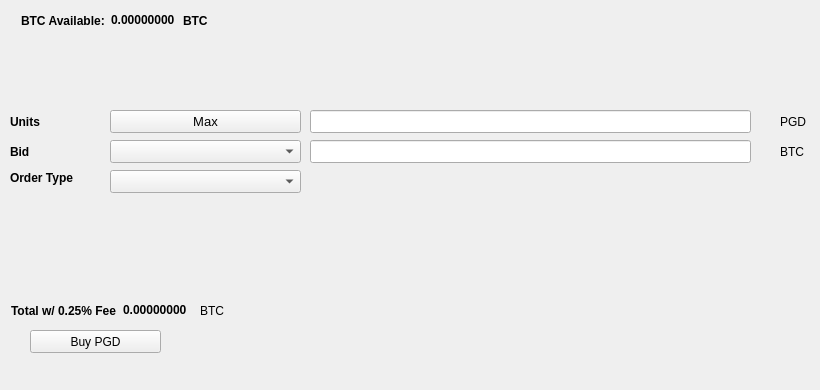
   <widget class="QWidget" name="BuyTab">
    <attribute name="title">
     <string>Buy</string>
    </attribute>
    <widget class="QPushButton" name="BuyPGD">
     <property name="geometry">
      <rect>
       <x>30</x>
       <y>330</y>
       <width>131</width>
       <height>23</height>
      </rect>
     </property>
     <property name="text">
      <string>Buy PGD</string>
     </property>
     <property name="icon">
      <iconset resource="../promoguild.qrc">
       <normaloff>:/icons/bitcoin</normaloff>:/icons/bitcoin</iconset>
     </property>
    </widget>
    <widget class="QLabel" name="label_3">
     <property name="geometry">
      <rect>
       <x>10</x>
       <y>110</y>
       <width>46</width>
       <height>23</height>
      </rect>
     </property>
     <property name="font">
      <font>
       <weight>75</weight>
       <bold>true</bold>
      </font>
     </property>
     <property name="text">
      <string>Units</string>
     </property>
    </widget>
    <widget class="QLineEdit" name="UnitsInput">
     <property name="geometry">
      <rect>
       <x>310</x>
       <y>110</y>
       <width>441</width>
       <height>23</height>
      </rect>
     </property>
     <property name="font">
      <font>
       <pointsize>9</pointsize>
       <weight>75</weight>
       <bold>true</bold>
      </font>
     </property>
    </widget>
    <widget class="QLineEdit" name="BuyBidPriceEdit">
     <property name="geometry">
      <rect>
       <x>310</x>
       <y>140</y>
       <width>441</width>
       <height>23</height>
      </rect>
     </property>
     <property name="font">
      <font>
       <pointsize>9</pointsize>
       <weight>75</weight>
       <bold>true</bold>
      </font>
     </property>
    </widget>
    <widget class="QLabel" name="label_4">
     <property name="geometry">
      <rect>
       <x>780</x>
       <y>110</y>
       <width>31</width>
       <height>23</height>
      </rect>
     </property>
     <property name="text">
      <string>PGD</string>
     </property>
    </widget>
    <widget class="QLabel" name="label_5">
     <property name="geometry">
      <rect>
       <x>780</x>
       <y>140</y>
       <width>31</width>
       <height>23</height>
      </rect>
     </property>
     <property name="text">
      <string>BTC</string>
     </property>
    </widget>
    <widget class="QLabel" name="label_6">
     <property name="geometry">
      <rect>
       <x>10</x>
       <y>140</y>
       <width>46</width>
       <height>23</height>
      </rect>
     </property>
     <property name="font">
      <font>
       <weight>75</weight>
       <bold>true</bold>
      </font>
     </property>
     <property name="text">
      <string>Bid</string>
     </property>
    </widget>
    <widget class="QLabel" name="label_7">
     <property name="geometry">
      <rect>
       <x>10</x>
       <y>170</y>
       <width>91</width>
       <height>16</height>
      </rect>
     </property>
     <property name="font">
      <font>
       <weight>75</weight>
       <bold>true</bold>
      </font>
     </property>
     <property name="text">
      <string>Order Type</string>
     </property>
    </widget>
    <widget class="QPushButton" name="Buy_Max_Amount">
     <property name="geometry">
      <rect>
       <x>110</x>
       <y>110</y>
       <width>191</width>
       <height>23</height>
      </rect>
     </property>
     <property name="font">
      <font>
       <pointsize>10</pointsize>
      </font>
     </property>
     <property name="text">
      <string>Max</string>
     </property>
    </widget>
    <widget class="QComboBox" name="BuyBidcomboBox">
     <property name="geometry">
      <rect>
       <x>110</x>
       <y>140</y>
       <width>191</width>
       <height>23</height>
      </rect>
     </property>
     <property name="font">
      <font>
       <pointsize>10</pointsize>
      </font>
     </property>
    </widget>
    <widget class="QComboBox" name="buyOrdertypeCombo">
     <property name="geometry">
      <rect>
       <x>110</x>
       <y>170</y>
       <width>191</width>
       <height>23</height>
      </rect>
     </property>
     <property name="font">
      <font>
       <pointsize>10</pointsize>
      </font>
     </property>
    </widget>
    <widget class="QWidget" name="layoutWidget1">
     <property name="geometry">
      <rect>
       <x>21</x>
       <y>11</y>
       <width>227</width>
       <height>19</height>
      </rect>
     </property>
     <layout class="QHBoxLayout" name="horizontalLayout_3">
      <item>
       <widget class="QLabel" name="label232">
        <property name="font">
         <font>
          <weight>75</weight>
          <bold>true</bold>
         </font>
        </property>
        <property name="text">
         <string>BTC Available:</string>
        </property>
       </widget>
      </item>
      <item>
       <widget class="QLabel" name="BtcAvailableLbl">
        <property name="palette">
         <palette>
          <active>
           <colorrole role="WindowText">
            <brush brushstyle="SolidPattern">
             <color alpha="255">
              <red>0</red>
              <green>0</green>
              <blue>0</blue>
             </color>
            </brush>
           </colorrole>
           <colorrole role="Button">
            <brush brushstyle="SolidPattern">
             <color alpha="255">
              <red>0</red>
              <green>170</green>
              <blue>0</blue>
             </color>
            </brush>
           </colorrole>
           <colorrole role="Light">
            <brush brushstyle="SolidPattern">
             <color alpha="255">
              <red>0</red>
              <green>255</green>
              <blue>0</blue>
             </color>
            </brush>
           </colorrole>
           <colorrole role="Midlight">
            <brush brushstyle="SolidPattern">
             <color alpha="255">
              <red>0</red>
              <green>212</green>
              <blue>0</blue>
             </color>
            </brush>
           </colorrole>
           <colorrole role="Dark">
            <brush brushstyle="SolidPattern">
             <color alpha="255">
              <red>0</red>
              <green>85</green>
              <blue>0</blue>
             </color>
            </brush>
           </colorrole>
           <colorrole role="Mid">
            <brush brushstyle="SolidPattern">
             <color alpha="255">
              <red>0</red>
              <green>113</green>
              <blue>0</blue>
             </color>
            </brush>
           </colorrole>
           <colorrole role="Text">
            <brush brushstyle="SolidPattern">
             <color alpha="255">
              <red>0</red>
              <green>170</green>
              <blue>0</blue>
             </color>
            </brush>
           </colorrole>
           <colorrole role="BrightText">
            <brush brushstyle="SolidPattern">
             <color alpha="255">
              <red>255</red>
              <green>255</green>
              <blue>255</blue>
             </color>
            </brush>
           </colorrole>
           <colorrole role="ButtonText">
            <brush brushstyle="SolidPattern">
             <color alpha="255">
              <red>0</red>
              <green>0</green>
              <blue>0</blue>
             </color>
            </brush>
           </colorrole>
           <colorrole role="Base">
            <brush brushstyle="SolidPattern">
             <color alpha="255">
              <red>255</red>
              <green>255</green>
              <blue>255</blue>
             </color>
            </brush>
           </colorrole>
           <colorrole role="Window">
            <brush brushstyle="SolidPattern">
             <color alpha="255">
              <red>0</red>
              <green>170</green>
              <blue>0</blue>
             </color>
            </brush>
           </colorrole>
           <colorrole role="Shadow">
            <brush brushstyle="SolidPattern">
             <color alpha="255">
              <red>0</red>
              <green>0</green>
              <blue>0</blue>
             </color>
            </brush>
           </colorrole>
           <colorrole role="AlternateBase">
            <brush brushstyle="SolidPattern">
             <color alpha="255">
              <red>127</red>
              <green>212</green>
              <blue>127</blue>
             </color>
            </brush>
           </colorrole>
           <colorrole role="ToolTipBase">
            <brush brushstyle="SolidPattern">
             <color alpha="255">
              <red>255</red>
              <green>255</green>
              <blue>220</blue>
             </color>
            </brush>
           </colorrole>
           <colorrole role="ToolTipText">
            <brush brushstyle="SolidPattern">
             <color alpha="255">
              <red>0</red>
              <green>0</green>
              <blue>0</blue>
             </color>
            </brush>
           </colorrole>
          </active>
          <inactive>
           <colorrole role="WindowText">
            <brush brushstyle="SolidPattern">
             <color alpha="255">
              <red>0</red>
              <green>0</green>
              <blue>0</blue>
             </color>
            </brush>
           </colorrole>
           <colorrole role="Button">
            <brush brushstyle="SolidPattern">
             <color alpha="255">
              <red>0</red>
              <green>170</green>
              <blue>0</blue>
             </color>
            </brush>
           </colorrole>
           <colorrole role="Light">
            <brush brushstyle="SolidPattern">
             <color alpha="255">
              <red>0</red>
              <green>255</green>
              <blue>0</blue>
             </color>
            </brush>
           </colorrole>
           <colorrole role="Midlight">
            <brush brushstyle="SolidPattern">
             <color alpha="255">
              <red>0</red>
              <green>212</green>
              <blue>0</blue>
             </color>
            </brush>
           </colorrole>
           <colorrole role="Dark">
            <brush brushstyle="SolidPattern">
             <color alpha="255">
              <red>0</red>
              <green>85</green>
              <blue>0</blue>
             </color>
            </brush>
           </colorrole>
           <colorrole role="Mid">
            <brush brushstyle="SolidPattern">
             <color alpha="255">
              <red>0</red>
              <green>113</green>
              <blue>0</blue>
             </color>
            </brush>
           </colorrole>
           <colorrole role="Text">
            <brush brushstyle="SolidPattern">
             <color alpha="255">
              <red>0</red>
              <green>170</green>
              <blue>0</blue>
             </color>
            </brush>
           </colorrole>
           <colorrole role="BrightText">
            <brush brushstyle="SolidPattern">
             <color alpha="255">
              <red>255</red>
              <green>255</green>
              <blue>255</blue>
             </color>
            </brush>
           </colorrole>
           <colorrole role="ButtonText">
            <brush brushstyle="SolidPattern">
             <color alpha="255">
              <red>0</red>
              <green>0</green>
              <blue>0</blue>
             </color>
            </brush>
           </colorrole>
           <colorrole role="Base">
            <brush brushstyle="SolidPattern">
             <color alpha="255">
              <red>255</red>
              <green>255</green>
              <blue>255</blue>
             </color>
            </brush>
           </colorrole>
           <colorrole role="Window">
            <brush brushstyle="SolidPattern">
             <color alpha="255">
              <red>0</red>
              <green>170</green>
              <blue>0</blue>
             </color>
            </brush>
           </colorrole>
           <colorrole role="Shadow">
            <brush brushstyle="SolidPattern">
             <color alpha="255">
              <red>0</red>
              <green>0</green>
              <blue>0</blue>
             </color>
            </brush>
           </colorrole>
           <colorrole role="AlternateBase">
            <brush brushstyle="SolidPattern">
             <color alpha="255">
              <red>127</red>
              <green>212</green>
              <blue>127</blue>
             </color>
            </brush>
           </colorrole>
           <colorrole role="ToolTipBase">
            <brush brushstyle="SolidPattern">
             <color alpha="255">
              <red>255</red>
              <green>255</green>
              <blue>220</blue>
             </color>
            </brush>
           </colorrole>
           <colorrole role="ToolTipText">
            <brush brushstyle="SolidPattern">
             <color alpha="255">
              <red>0</red>
              <green>0</green>
              <blue>0</blue>
             </color>
            </brush>
           </colorrole>
          </inactive>
          <disabled>
           <colorrole role="WindowText">
            <brush brushstyle="SolidPattern">
             <color alpha="255">
              <red>0</red>
              <green>85</green>
              <blue>0</blue>
             </color>
            </brush>
           </colorrole>
           <colorrole role="Button">
            <brush brushstyle="SolidPattern">
             <color alpha="255">
              <red>0</red>
              <green>170</green>
              <blue>0</blue>
             </color>
            </brush>
           </colorrole>
           <colorrole role="Light">
            <brush brushstyle="SolidPattern">
             <color alpha="255">
              <red>0</red>
              <green>255</green>
              <blue>0</blue>
             </color>
            </brush>
           </colorrole>
           <colorrole role="Midlight">
            <brush brushstyle="SolidPattern">
             <color alpha="255">
              <red>0</red>
              <green>212</green>
              <blue>0</blue>
             </color>
            </brush>
           </colorrole>
           <colorrole role="Dark">
            <brush brushstyle="SolidPattern">
             <color alpha="255">
              <red>0</red>
              <green>85</green>
              <blue>0</blue>
             </color>
            </brush>
           </colorrole>
           <colorrole role="Mid">
            <brush brushstyle="SolidPattern">
             <color alpha="255">
              <red>0</red>
              <green>113</green>
              <blue>0</blue>
             </color>
            </brush>
           </colorrole>
           <colorrole role="Text">
            <brush brushstyle="SolidPattern">
             <color alpha="255">
              <red>0</red>
              <green>85</green>
              <blue>0</blue>
             </color>
            </brush>
           </colorrole>
           <colorrole role="BrightText">
            <brush brushstyle="SolidPattern">
             <color alpha="255">
              <red>255</red>
              <green>255</green>
              <blue>255</blue>
             </color>
            </brush>
           </colorrole>
           <colorrole role="ButtonText">
            <brush brushstyle="SolidPattern">
             <color alpha="255">
              <red>0</red>
              <green>85</green>
              <blue>0</blue>
             </color>
            </brush>
           </colorrole>
           <colorrole role="Base">
            <brush brushstyle="SolidPattern">
             <color alpha="255">
              <red>0</red>
              <green>170</green>
              <blue>0</blue>
             </color>
            </brush>
           </colorrole>
           <colorrole role="Window">
            <brush brushstyle="SolidPattern">
             <color alpha="255">
              <red>0</red>
              <green>170</green>
              <blue>0</blue>
             </color>
            </brush>
           </colorrole>
           <colorrole role="Shadow">
            <brush brushstyle="SolidPattern">
             <color alpha="255">
              <red>0</red>
              <green>0</green>
              <blue>0</blue>
             </color>
            </brush>
           </colorrole>
           <colorrole role="AlternateBase">
            <brush brushstyle="SolidPattern">
             <color alpha="255">
              <red>0</red>
              <green>170</green>
              <blue>0</blue>
             </color>
            </brush>
           </colorrole>
           <colorrole role="ToolTipBase">
            <brush brushstyle="SolidPattern">
             <color alpha="255">
              <red>255</red>
              <green>255</green>
              <blue>220</blue>
             </color>
            </brush>
           </colorrole>
           <colorrole role="ToolTipText">
            <brush brushstyle="SolidPattern">
             <color alpha="255">
              <red>0</red>
              <green>0</green>
              <blue>0</blue>
             </color>
            </brush>
           </colorrole>
          </disabled>
         </palette>
        </property>
        <property name="font">
         <font>
          <weight>75</weight>
          <bold>true</bold>
         </font>
        </property>
        <property name="text">
         <string>0.00000000</string>
        </property>
        <property name="textInteractionFlags">
         <set>Qt::LinksAccessibleByMouse|Qt::TextSelectableByKeyboard|Qt::TextSelectableByMouse</set>
        </property>
       </widget>
      </item>
      <item>
       <widget class="QLabel" name="BtcAvailableLbl_2">
        <property name="font">
         <font>
          <weight>75</weight>
          <bold>true</bold>
         </font>
        </property>
        <property name="text">
         <string>BTC</string>
        </property>
       </widget>
      </item>
     </layout>
    </widget>
    <widget class="QWidget" name="layoutWidge2">
     <property name="geometry">
      <rect>
       <x>11</x>
       <y>301</y>
       <width>259</width>
       <height>19</height>
      </rect>
     </property>
     <layout class="QHBoxLayout" name="horizontalLayout_4">
      <item>
       <widget class="QLabel" name="label_9">
        <property name="font">
         <font>
          <weight>75</weight>
          <bold>true</bold>
         </font>
        </property>
        <property name="text">
         <string>Total w/ 0.25% Fee</string>
        </property>
       </widget>
      </item>
      <item>
       <widget class="QLabel" name="BuyCostLabel">
        <property name="palette">
         <palette>
          <active>
           <colorrole role="WindowText">
            <brush brushstyle="SolidPattern">
             <color alpha="255">
              <red>0</red>
              <green>0</green>
              <blue>0</blue>
             </color>
            </brush>
           </colorrole>
           <colorrole role="Button">
            <brush brushstyle="SolidPattern">
             <color alpha="255">
              <red>0</red>
              <green>170</green>
              <blue>0</blue>
             </color>
            </brush>
           </colorrole>
           <colorrole role="Light">
            <brush brushstyle="SolidPattern">
             <color alpha="255">
              <red>0</red>
              <green>255</green>
              <blue>0</blue>
             </color>
            </brush>
           </colorrole>
           <colorrole role="Midlight">
            <brush brushstyle="SolidPattern">
             <color alpha="255">
              <red>0</red>
              <green>212</green>
              <blue>0</blue>
             </color>
            </brush>
           </colorrole>
           <colorrole role="Dark">
            <brush brushstyle="SolidPattern">
             <color alpha="255">
              <red>0</red>
              <green>85</green>
              <blue>0</blue>
             </color>
            </brush>
           </colorrole>
           <colorrole role="Mid">
            <brush brushstyle="SolidPattern">
             <color alpha="255">
              <red>0</red>
              <green>113</green>
              <blue>0</blue>
             </color>
            </brush>
           </colorrole>
           <colorrole role="Text">
            <brush brushstyle="SolidPattern">
             <color alpha="255">
              <red>0</red>
              <green>170</green>
              <blue>0</blue>
             </color>
            </brush>
           </colorrole>
           <colorrole role="BrightText">
            <brush brushstyle="SolidPattern">
             <color alpha="255">
              <red>255</red>
              <green>255</green>
              <blue>255</blue>
             </color>
            </brush>
           </colorrole>
           <colorrole role="ButtonText">
            <brush brushstyle="SolidPattern">
             <color alpha="255">
              <red>0</red>
              <green>0</green>
              <blue>0</blue>
             </color>
            </brush>
           </colorrole>
           <colorrole role="Base">
            <brush brushstyle="SolidPattern">
             <color alpha="255">
              <red>255</red>
              <green>255</green>
              <blue>255</blue>
             </color>
            </brush>
           </colorrole>
           <colorrole role="Window">
            <brush brushstyle="SolidPattern">
             <color alpha="255">
              <red>0</red>
              <green>170</green>
              <blue>0</blue>
             </color>
            </brush>
           </colorrole>
           <colorrole role="Shadow">
            <brush brushstyle="SolidPattern">
             <color alpha="255">
              <red>0</red>
              <green>0</green>
              <blue>0</blue>
             </color>
            </brush>
           </colorrole>
           <colorrole role="AlternateBase">
            <brush brushstyle="SolidPattern">
             <color alpha="255">
              <red>127</red>
              <green>212</green>
              <blue>127</blue>
             </color>
            </brush>
           </colorrole>
           <colorrole role="ToolTipBase">
            <brush brushstyle="SolidPattern">
             <color alpha="255">
              <red>255</red>
              <green>255</green>
              <blue>220</blue>
             </color>
            </brush>
           </colorrole>
           <colorrole role="ToolTipText">
            <brush brushstyle="SolidPattern">
             <color alpha="255">
              <red>0</red>
              <green>0</green>
              <blue>0</blue>
             </color>
            </brush>
           </colorrole>
          </active>
          <inactive>
           <colorrole role="WindowText">
            <brush brushstyle="SolidPattern">
             <color alpha="255">
              <red>0</red>
              <green>0</green>
              <blue>0</blue>
             </color>
            </brush>
           </colorrole>
           <colorrole role="Button">
            <brush brushstyle="SolidPattern">
             <color alpha="255">
              <red>0</red>
              <green>170</green>
              <blue>0</blue>
             </color>
            </brush>
           </colorrole>
           <colorrole role="Light">
            <brush brushstyle="SolidPattern">
             <color alpha="255">
              <red>0</red>
              <green>255</green>
              <blue>0</blue>
             </color>
            </brush>
           </colorrole>
           <colorrole role="Midlight">
            <brush brushstyle="SolidPattern">
             <color alpha="255">
              <red>0</red>
              <green>212</green>
              <blue>0</blue>
             </color>
            </brush>
           </colorrole>
           <colorrole role="Dark">
            <brush brushstyle="SolidPattern">
             <color alpha="255">
              <red>0</red>
              <green>85</green>
              <blue>0</blue>
             </color>
            </brush>
           </colorrole>
           <colorrole role="Mid">
            <brush brushstyle="SolidPattern">
             <color alpha="255">
              <red>0</red>
              <green>113</green>
              <blue>0</blue>
             </color>
            </brush>
           </colorrole>
           <colorrole role="Text">
            <brush brushstyle="SolidPattern">
             <color alpha="255">
              <red>0</red>
              <green>170</green>
              <blue>0</blue>
             </color>
            </brush>
           </colorrole>
           <colorrole role="BrightText">
            <brush brushstyle="SolidPattern">
             <color alpha="255">
              <red>255</red>
              <green>255</green>
              <blue>255</blue>
             </color>
            </brush>
           </colorrole>
           <colorrole role="ButtonText">
            <brush brushstyle="SolidPattern">
             <color alpha="255">
              <red>0</red>
              <green>0</green>
              <blue>0</blue>
             </color>
            </brush>
           </colorrole>
           <colorrole role="Base">
            <brush brushstyle="SolidPattern">
             <color alpha="255">
              <red>255</red>
              <green>255</green>
              <blue>255</blue>
             </color>
            </brush>
           </colorrole>
           <colorrole role="Window">
            <brush brushstyle="SolidPattern">
             <color alpha="255">
              <red>0</red>
              <green>170</green>
              <blue>0</blue>
             </color>
            </brush>
           </colorrole>
           <colorrole role="Shadow">
            <brush brushstyle="SolidPattern">
             <color alpha="255">
              <red>0</red>
              <green>0</green>
              <blue>0</blue>
             </color>
            </brush>
           </colorrole>
           <colorrole role="AlternateBase">
            <brush brushstyle="SolidPattern">
             <color alpha="255">
              <red>127</red>
              <green>212</green>
              <blue>127</blue>
             </color>
            </brush>
           </colorrole>
           <colorrole role="ToolTipBase">
            <brush brushstyle="SolidPattern">
             <color alpha="255">
              <red>255</red>
              <green>255</green>
              <blue>220</blue>
             </color>
            </brush>
           </colorrole>
           <colorrole role="ToolTipText">
            <brush brushstyle="SolidPattern">
             <color alpha="255">
              <red>0</red>
              <green>0</green>
              <blue>0</blue>
             </color>
            </brush>
           </colorrole>
          </inactive>
          <disabled>
           <colorrole role="WindowText">
            <brush brushstyle="SolidPattern">
             <color alpha="255">
              <red>0</red>
              <green>85</green>
              <blue>0</blue>
             </color>
            </brush>
           </colorrole>
           <colorrole role="Button">
            <brush brushstyle="SolidPattern">
             <color alpha="255">
              <red>0</red>
              <green>170</green>
              <blue>0</blue>
             </color>
            </brush>
           </colorrole>
           <colorrole role="Light">
            <brush brushstyle="SolidPattern">
             <color alpha="255">
              <red>0</red>
              <green>255</green>
              <blue>0</blue>
             </color>
            </brush>
           </colorrole>
           <colorrole role="Midlight">
            <brush brushstyle="SolidPattern">
             <color alpha="255">
              <red>0</red>
              <green>212</green>
              <blue>0</blue>
             </color>
            </brush>
           </colorrole>
           <colorrole role="Dark">
            <brush brushstyle="SolidPattern">
             <color alpha="255">
              <red>0</red>
              <green>85</green>
              <blue>0</blue>
             </color>
            </brush>
           </colorrole>
           <colorrole role="Mid">
            <brush brushstyle="SolidPattern">
             <color alpha="255">
              <red>0</red>
              <green>113</green>
              <blue>0</blue>
             </color>
            </brush>
           </colorrole>
           <colorrole role="Text">
            <brush brushstyle="SolidPattern">
             <color alpha="255">
              <red>0</red>
              <green>85</green>
              <blue>0</blue>
             </color>
            </brush>
           </colorrole>
           <colorrole role="BrightText">
            <brush brushstyle="SolidPattern">
             <color alpha="255">
              <red>255</red>
              <green>255</green>
              <blue>255</blue>
             </color>
            </brush>
           </colorrole>
           <colorrole role="ButtonText">
            <brush brushstyle="SolidPattern">
             <color alpha="255">
              <red>0</red>
              <green>85</green>
              <blue>0</blue>
             </color>
            </brush>
           </colorrole>
           <colorrole role="Base">
            <brush brushstyle="SolidPattern">
             <color alpha="255">
              <red>0</red>
              <green>170</green>
              <blue>0</blue>
             </color>
            </brush>
           </colorrole>
           <colorrole role="Window">
            <brush brushstyle="SolidPattern">
             <color alpha="255">
              <red>0</red>
              <green>170</green>
              <blue>0</blue>
             </color>
            </brush>
           </colorrole>
           <colorrole role="Shadow">
            <brush brushstyle="SolidPattern">
             <color alpha="255">
              <red>0</red>
              <green>0</green>
              <blue>0</blue>
             </color>
            </brush>
           </colorrole>
           <colorrole role="AlternateBase">
            <brush brushstyle="SolidPattern">
             <color alpha="255">
              <red>0</red>
              <green>170</green>
              <blue>0</blue>
             </color>
            </brush>
           </colorrole>
           <colorrole role="ToolTipBase">
            <brush brushstyle="SolidPattern">
             <color alpha="255">
              <red>255</red>
              <green>255</green>
              <blue>220</blue>
             </color>
            </brush>
           </colorrole>
           <colorrole role="ToolTipText">
            <brush brushstyle="SolidPattern">
             <color alpha="255">
              <red>0</red>
              <green>0</green>
              <blue>0</blue>
             </color>
            </brush>
           </colorrole>
          </disabled>
         </palette>
        </property>
        <property name="font">
         <font>
          <weight>75</weight>
          <bold>true</bold>
         </font>
        </property>
        <property name="autoFillBackground">
         <bool>false</bool>
        </property>
        <property name="text">
         <string>0.00000000</string>
        </property>
        <property name="textInteractionFlags">
         <set>Qt::LinksAccessibleByMouse|Qt::TextSelectableByMouse</set>
        </property>
       </widget>
      </item>
      <item>
       <widget class="QLabel" name="label_10">
        <property name="font">
         <font>
          <weight>50</weight>
          <bold>false</bold>
         </font>
        </property>
        <property name="text">
         <string>BTC</string>
        </property>
       </widget>
      </item>
     </layout>
    </widget>
    <widget class="QLabel" name="label_24">
     <property name="geometry">
      <rect>
       <x>460</x>
       <y>300</y>
       <width>281</width>
       <height>81</height>
      </rect>
     </property>
     <property name="text">
      <string/>
     </property>
     <property name="pixmap">
      <pixmap>:/images/bittrex</pixmap>
     </property>
    </widget>
   </widget>
